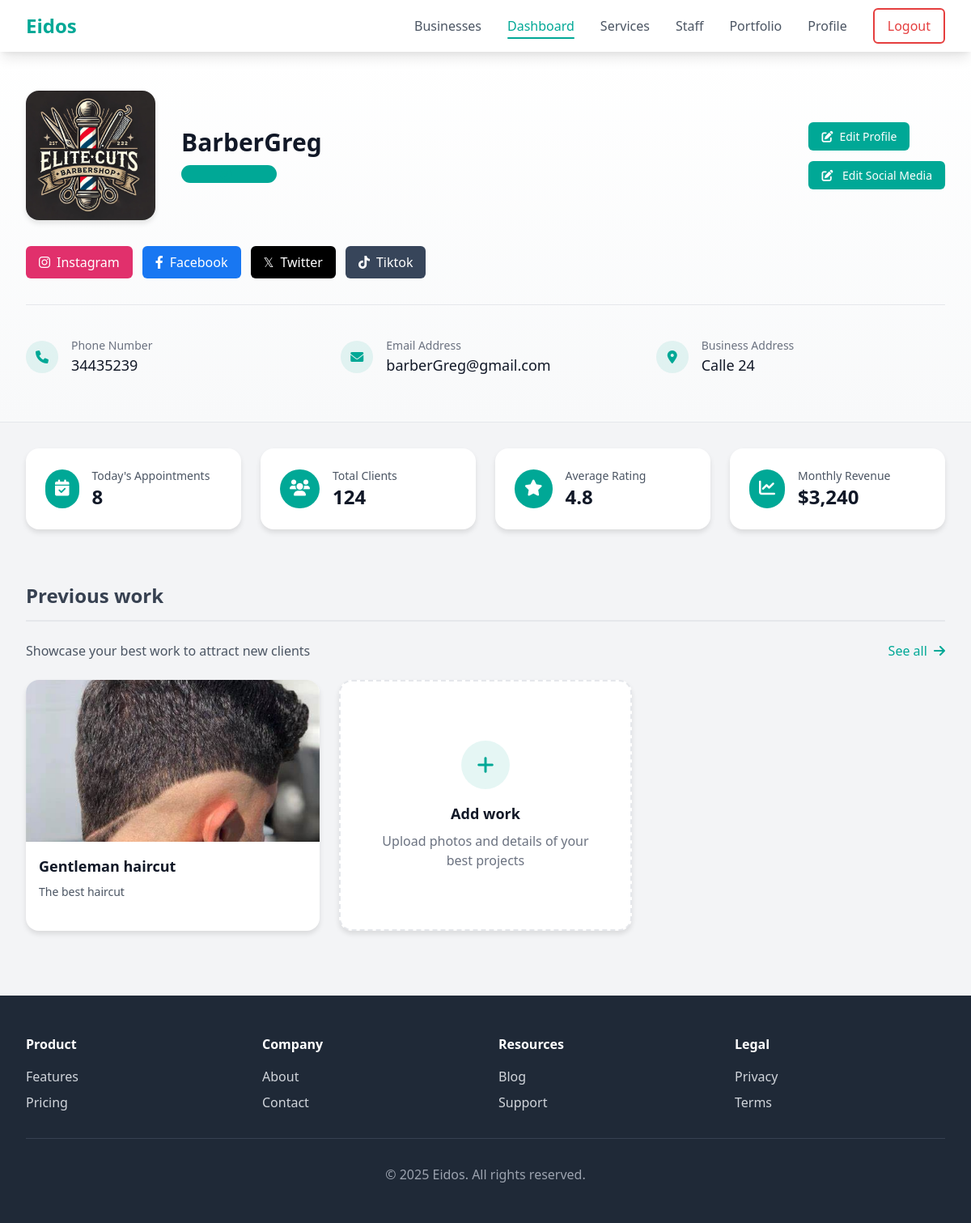
The app's page /business/dashboard/ (signed in) with its own data.
### business/models.py (models this page shows, shortened)
class BusinessAccount(models.Model):
    name = models.CharField(max_length=100)
    email = models.EmailField(max_length=100, default='')
    address = models.CharField(max_length=200)
    description = models.TextField(blank=True)
    logo = models.ImageField(upload_to='business/images/')
    user = models.OneToOneField(Account, on_delete=models.CASCADE, null=True, blank=True)
    phone = models.CharField(max_length=20)
    instagram = models.URLField(blank=True, null=True)
    facebook = models.URLField(blank=True, null=True)
    twitter = models.URLField(blank=True, null=True)
    tiktok = models.URLField(blank=True, null=True)

class PortfolioItem(models.Model):
    business = models.ForeignKey(BusinessAccount, on_delete=models.CASCADE, related_name='portfolio_items', default=get_default_business)
    title = models.CharField(max_length=100)
    description = models.TextField()
    image = models.ImageField(upload_to='portfolio/')
    created_at = models.DateTimeField(auto_now_add=True)

### business/views.py (the view)
# urls.py: path('dashboard/', views.provideDashboardSection, name="business_dashboard"),
@login_required
def provideDashboardSection(request):
    try:
        business = BusinessAccount.objects.get(user=request.user)
    except BusinessAccount.DoesNotExist:
        messages.error(request, "Business profile not found")
        return redirect('home')
    portfolio_items = business.portfolio_items.all()
    return render(request, 'dashboard.html', {'business': business, 'portfolio_items': portfolio_items})

### business/templates/dashboard.html (shortened to what this page needs)
{% extends 'base.html' %}
{% block content %}
    <section class="hero-section">
        <div class="max-w-7xl mx-auto px-4 sm:px-6 lg:px-8 py-12">
            <div class="flex flex-col md:flex-row items-start md:items-center justify-between mb-8">
                <div class="flex items-center mb-6 md:mb-0">
                    <img src="{{ business.logo.url }}" alt="{{ business.business_name }} Logo" class="business-logo mr-8">
                    <div>
                        <h1 class="text-3xl font-bold text-gray-900 mb-2">{{ business.name }}</h1>
                        <span class="inline-flex items-center px-12 py-1 rounded-full text-sm font-medium bg-primary bg-opacity-10 text-primary">
                            <i class="fas fa-check-circle mr-2"></i>
                        </span>
                    </div>
                </div>
                <div class="flex flex-col items-start gap-6">
                    <div class="rounded-md shadow">
                        <a href="{% url 'manage_profile'%}" class="edit-button">
                            <i class="fas fa-edit mr-2"></i>Edit Profile
                        </a>
                    </div>
                    <div class="rounded-md shadow">
                        <a href="{% url 'update_social_media' %}" class="edit-button">
                            <i class="fas fa-edit mr-2"></i>
                            <span>Edit Social Media</span>
                        </a>
                    </div>
                </div>
            </div>
            <div class="flex mb-8">
                <div class="flex items-center space-x-3">
                    {% if business.instagram %}
                        <a href="{{ business.instagram }}" class="social-btn" target="_blank">
                            <i class="fab fa-instagram"></i> Instagram
                        </a>
                    {% endif %}
                    {% if business.facebook %}
                        <a href="{{ business.facebook }}" class="social-btn" target="_blank" style="background-color: #1877F2;">
                            <i class="fab fa-facebook-f"></i> Facebook
                        </a>
                    {% endif %}
                    {% if business.twitter %}
                        <a href="{{ business.twitter }}" class="social-btn" target="_blank" style="background-color: #000;">
                            <i class="fab fa-x-twitter">𝕏</i>
                            <span>Twitter</span>
                        </a>
                    {% endif %}
                    {% if business.tiktok %}
                    <a href="{{ business.tiktok }}" class="social-btn" target="_blank" style="background-color: #37455A;">
                        <i class="fab fa-tiktok"></i>
                        <span>Tiktok</span>
                    </a>
                    {% endif %}
                </div>
            </div>
            <div class="grid grid-cols-1 md:grid-cols-3 gap-8 border-t border-gray-200 pt-8">
                <div class="info-item">
                    <div class="info-icon">
                        <i class="fas fa-phone"></i>
                    </div>
                    <div>
                        <p class="text-sm text-gray-500">Phone Number</p>
                        <p class="text-lg font-medium text-gray-900">{{ business.phone }}</p>
                    </div>
                </div>
                <div class="info-item">
                    <div class="info-icon">
                        <i class="fas fa-envelope"></i>
                    </div>
                    <div>
                        <p class="text-sm text-gray-500">Email Address</p>
                        <p class="text-lg font-medium text-gray-900">{{ business.email }}</p>
                    </div>
                </div>
                <div class="info-item">
                    <div class="info-icon">
                        <i class="fas fa-map-marker-alt"></i>
                    </div>
                    <div>
                        <p class="text-sm text-gray-500">Business Address</p>
                        <p class="text-lg font-medium text-gray-900">{{ business.address }}</p>
                    </div>
                </div>
            </div>
        </div>
    </section>
    <div class="max-w-7xl mx-auto px-4 sm:px-6 lg:px-8 py-8">
        <div class="grid grid-cols-1 md:grid-cols-4 gap-6">
            <div class="stats-card p-6">
                <div class="flex items-center">
                    <div class="rounded-full bg-primary bg-opacity-10 p-3 mr-4">
                        <i class="fas fa-calendar-check text-white text-xl"></i>
                    </div>
                    <div>
                        <p class="text-sm text-gray-600">Today's Appointments</p>
                        <p class="text-2xl font-bold text-gray-900">8</p>
                    </div>
                </div>
            </div>
            <div class="stats-card p-6">
                <div class="flex items-center">
                    <div class="rounded-full bg-primary bg-opacity-10 p-3 mr-4">
                        <i class="fas fa-users text-white text-xl"></i>
                    </div>
                    <div>
                        <p class="text-sm text-gray-600">Total Clients</p>
                        <p class="text-2xl font-bold text-gray-900">124</p>
                    </div>
                </div>
            </div>
            <div class="stats-card p-6">
                <div class="flex items-center">
                    <div class="rounded-full bg-primary bg-opacity-10 p-3 mr-4">
                        <i class="fas fa-star text-white text-xl"></i>
                    </div>
                    <div>
                        <p class="text-sm text-gray-600">Average Rating</p>
                        <p class="text-2xl font-bold text-gray-900">4.8</p>
                    </div>
                </div>
            </div>
            <div class="stats-card p-6">
                <div class="flex items-center">
                    <div class="rounded-full bg-primary bg-opacity-10 p-3 mr-4">
                        <i class="fas fa-chart-line text-white text-xl"></i>
                    </div>
                    <div>
                        <p class="text-sm text-gray-600">Monthly Revenue</p>
                        <p class="text-2xl font-bold text-gray-900">$3,240</p>
                    </div>
                </div>
            </div>
        </div>
    </div>
    <div class="max-w-7xl mx-auto px-4 sm:px-6 lg:px-8 py-8">
        <h2 class="section-title">Previous work</h2>
        <div class="flex justify-between items-center mb-6">
            <p class="text-gray-600">Showcase your best work to attract new clients</p>
            <a href="{% url 'portfolio_list' %}" class="text-primary hover:text-primary-dark font-medium">
                See all <i class="fas fa-arrow-right ml-1"></i>
            </a>
        </div>
        <div class="grid grid-cols-1 md:grid-cols-3 gap-6 mb-12">
            {% if portfolio_items %}
                {% for item in portfolio_items|slice:":2" %}
                <div class="portfolio-card">
                    <img src="{{ item.image.url }}" alt="{{ item.title }}" class="portfolio-image">
                    <div class="p-4">
                        <h3 class="text-lg font-bold text-gray-900 mb-2">{{ item.title }}</h3>
                        <p class="text-gray-600 text-sm mb-3">{{ item.description|truncatechars:60 }}</p>
                    </div>
                </div>
                {% endfor %}
            {% endif %}
            <a href="{% url 'add_portfolio' %}" class="portfolio-add-card">
                <div class="circle-add-button">
                    <i class="fas fa-plus text-2xl"></i>
                </div>
                <h3 class="text-lg font-bold text-gray-900 mb-2">Add work</h3>
                <p class="text-gray-500 text-center max-w-xs px-4">Upload photos and details of your best projects</p>
            </a>
        </div>
    </div>
{% endblock %}

### eidosapp/templates/base.html (style rules this page uses)
:root { --primary-color: #00a896; --primary-dark: #007f6e; --secondary-color: #f8f9fa; }
.bg-primary { background-color: var(--primary-color); }
.text-primary { color: var(--primary-color); }
body { padding-top: 64px; }

### business/templates/dashboard.html (style rules this page uses)
body { background-color: #f3f4f6; }
.business-logo { width: 160px; height: 160px; object-fit: cover; border-radius: 1rem; box-shadow: 0 4px 6px rgba(0, 0, 0, 0.1); }
.hero-section { background: linear-gradient(to bottom, white, #f8f9fa); border-bottom: 1px solid #e5e7eb; }
.info-item { display: flex; align-items: center; padding: 0.5rem 0; }
.info-icon { width: 40px; height: 40px; display: flex; align-items: center; justify-content: center; background-color: rgba(0, 168, 150, 0.1); color: var(--primary-color); border-radius: 50%; margin-right: 1rem; }
.stats-card { background: white; border-radius: 1rem; box-shadow: 0 4px 6px rgba(0, 0, 0, 0.1); transition: transform 0.2s ease-in-out; }
.edit-button { padding: 0.5rem 1rem; background-color: var(--primary-color); color: white; border-radius: 0.375rem; font-size: 0.875rem; font-weight: 500; transition: background-color 0.2s; }
.section-title { font-size: 1.5rem; font-weight: 700; color: #374151; margin-bottom: 1.5rem; padding-bottom: 0.75rem; border-bottom: 2px solid #e5e7eb; }
.portfolio-card { background: white; border-radius: 1rem; box-shadow: 0 4px 6px rgba(0, 0, 0, 0.1); overflow: hidden; transition: all 0.2s ease-in-out; }
.portfolio-image { width: 100%; height: 200px; object-fit: cover; }
.portfolio-add-card { background: white; border-radius: 1rem; box-shadow: 0 4px 6px rgba(0, 0, 0, 0.1); border: 2px dashed #e5e7eb; overflow: hidden; transition: all 0.2s ease-in-out; display: flex; flex-direction: column; align-items: center; justify-content: center; height: 310px; }
.circle-add-button { width: 60px; height: 60px; border-radius: 50%; background-color: rgba(0, 168, 150, 0.1); color: var(--primary-color); display: flex; align-items: center; justify-content: center; margin-bottom: 1rem; }
.social-btn { display: inline-flex; align-items: center; padding: 0.5rem 1rem; border-radius: 0.375rem; background-color: #E1306C; color: white; font-weight: 500; transition: opacity 0.2s; }
.social-btn i { margin-right: 0.5rem; }

### records on screen
BusinessAccount: logo (picture), name "BarberGreg", phone "34435239", email "barberGreg@gmail.com", address "Calle 24"
PortfolioItem: image (picture), title "Gentleman haircut", description "The best haircut"
